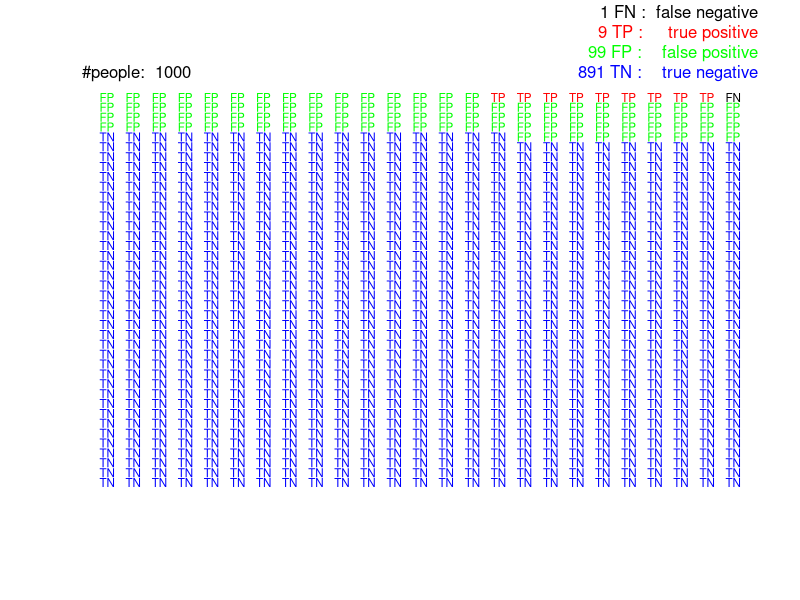

The R source for this figure:
gerdPlot = function(nRow=25, nCol=40, sens = 0.90, spec=0.90, prev=0.01) {

  N = nRow * nCol
#  print(N * c(TP,FP,TN,FN))
  grid = expand.grid(1:nRow, 1:nCol)

  combo = c('TP', 'FN', 'TN', 'FP' )
  pcombo = c(prev*c(sens, 1-sens), (1-prev)*c(spec,1-spec))
  comboOrder = rev(order(pcombo))
  names(pcombo) = combo
  combo = combo[comboOrder]
  pcombo = pcombo[comboOrder]
  ncombo = round(N*pcombo)
  print(ncombo)
  print(sum(ncombo))
  comboCum = cumsum(ncombo)
  print(comboCum)
  comboCum = c(0, comboCum[-length(ncombo)])
  print(comboCum)
  names(comboCum) = combo
  colors = c(TP='red', TN='blue',FP='green', FN='black')
  plot(grid, axes=F, pch="",
       xlab='', ylab='')
  for(group in combo)
    text(grid[comboCum[group] + (1:ncombo[group]), ], 
         label=group, cex=0.7, col=colors[group])
  comboLong = c(TN='  true negative',
                FP='  false positive',
                TP='   true positive',
                FN='false negative')
  mtext(paste("#people: ", N), adj=0)
  for(group in combo)
    mtext(paste(ncombo[group], group, ': ', comboLong[group]), col=colors[group],
          outer=FALSE, xpd=NA, line=which(group==combo)-1, adj=1)
  
}
gerdPlot()
